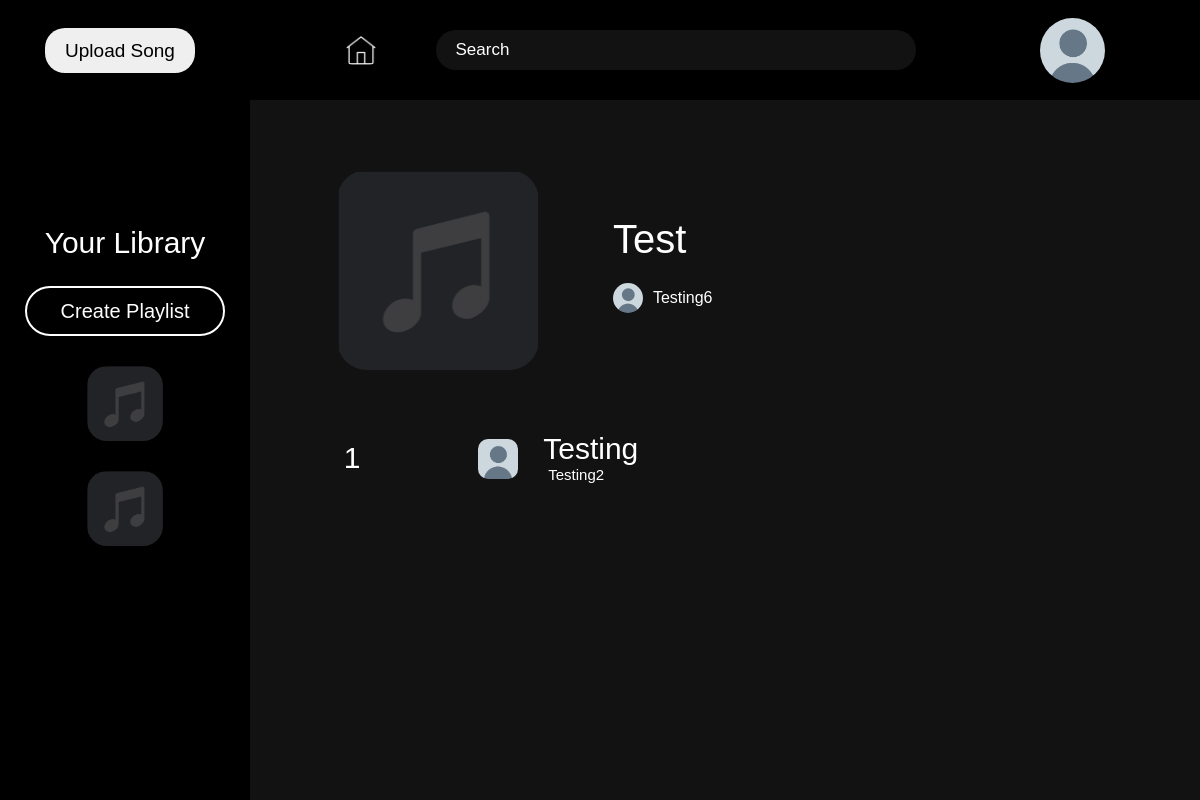
Page /Playlist/1 (signed in) on the committed database.
### app.py (models this page shows)
class Users(db.Model, UserMixin):
    id = db.Column(db.Integer, primary_key=True)
    username = db.Column(db.String(64), nullable=False, unique=True)
    password = db.Column(db.Text, nullable=False)
    pfp = db.Column(db.String(200), default='/static/uploads/default.png')
    is_artist = db.Column(db.Boolean, default=False)

class Playlists(db.Model):
    id = db.Column(db.Integer, primary_key=True)
    playlistname = db.Column(db.String(64), nullable=False)
    playlistpic = db.Column(db.String(200), default='/static/playlistpics/defaultpl.png')
    user_id = db.Column(db.Integer, db.ForeignKey('users.id'))
    user = db.relationship('Users', backref='playlists')
    songs = db.relationship('Songs', secondary=playlist_songs, backref='playlists')

class Songs(db.Model):
    id = db.Column(db.Integer, primary_key=True)
    songname = db.Column(db.String(64), nullable=False)
    audiofile = db.Column(db.String(120), nullable=False)
    genre = db.Column(db.String(64), nullable=False)
    artist_id = db.Column(db.Integer, db.ForeignKey('users.id'), nullable=False, name="fk_songs_users")
    artist = db.relationship('Users', backref='songs')

### app.py (the view)
@app.route('/Playlist/<int:playlist_id>')
@login_required
def playlist(playlist_id):
    playlists = Playlists.query.filter_by(user_id=current_user.id).all()
    playlist = Playlists.query.get_or_404(playlist_id)
    return render_template('pl.html', playlist=playlist, songs=playlist.songs, playlists=playlists)

### app.py (called while the page is built)
@login_manager.user_loader
def load_user(user_id):
    return Users.query.get(int(user_id))

### templates/pl.html (shortened to what this page needs)
<!DOCTYPE html>
<html lang="en">
<head>
        <link href="https://cdn.jsdelivr.net/npm/bootstrap@5.3.8/dist/css/bootstrap.min.css" rel="stylesheet">
    <link rel="stylesheet" href="{{ url_for('static', filename='styles.css')}}">
</head>
<body style="overflow-x : hidden;">
    <nav class="nvb navbar navbar-expand-lg navbar-toggler navbar-dark">
        <div class="container-fluid">
            {% if current_user.is_artist %}
        <div class=" nvb navbar navbar-expand-md container-fluid collapse navbar-collapse" id="navbarContent">
            <div class="leftnvb">
                <button class="upload navbar-brand">Upload Song</button>
            </div>
            <div class="middlenvb">
                <img src="../static/home--v3.png" class="homeicon">
                <input class="searchbar" type="search" name="search" placeholder="Search">
            </div>
            <div class="rightnvb">
                <img src="{{ current_user.pfp }}" class="pfp" alt="Profile Picture">
            </div>
            {% endif %}
            </div>
        </div>
    </nav>
<div class="layout">
    <aside class="sidebar">
        <div class="resizer"></div>
        <h1 class="library">Your Library</h1>
        <button class="createplaylist">Create Playlist</button>
        {% for playlist in playlists %}
        <img src="{{ playlist.playlistpic }}" class="asidepic" title="{{ playlist.playlistname }}" data-id="{{ playlist.id }}">
        {% endfor %}
    </aside>
    <main class="content container-fluid">
        <div class="top container-fluid">
            <img src="{{ playlist.playlistpic}}" class="playlistpfp">
            <div class="namespl">
                <h1 class="playlisttitle">{{ playlist.playlistname }}</h1>
                <div class="rowpl">
                    <img src="{{ playlist.user.pfp }}" class="pfp plpfp">
                    <p class="playlistauthor">{{ playlist.user.username }}</p>
                </div>
            </div>
        </div>
        <ol class="orderedl">
        {% for song in songs %}
            <li class="song-row">
                <span class="listnum">{{ loop.index }}</span>
                <div class="audioCon">
                    <img src="/{{ song.artist.pfp }}" alt="Publisher's PFP" class="ppfp">
                    <div class="names">
                        <h1 class="songname">{{ song.songname }}</h1>
                        <p class="pname">{{ song.artist.username }}</p>
                    </div>
                </div>
            </li>
        {% endfor %}
        </ol>
    </main>
</div>
</body>
</html>

### static/styles.css (style rules this page uses)
html, body { height: 100%; width: 100%; margin: 0; padding: 0; user-select: none; -webkit-user-drag: none; }
body { background-color: #121212; font-family: "Arial"; user-select: none; -webkit-user-drag: none; margin: 0; padding: 0; }
.nvb { height: 100px; width: 100%; display: flex; position: fixed; align-items: center; gap: 55px; justify-content: space-between; padding: 0 20px; top: 0; left: 0; z-index: 100; background-color: black; }
.leftnvb, .middlenvb, .rightnvb { display: flex; align-items: center; }
.rightnvb { justify-content: flex-end; }
.pfp { border-radius: 50%; margin-right: 75px; min-height: 30px; height: 65px; max-height: 65px; z-index: 3; user-select: none; -webkit-user-drag: none; transition: all 0.3s ease; }
.searchbar { height: 40px; width: 480px; border-radius: 30px; font-size: 17px; padding-left: 20px; outline: none; border: none; background-color: #121212; color: white; z-index: 2; }
.searchbar::placeholder { color: white; }
.leftnvb { justify-content: flex-start; }
.upload { margin-left: 25px; height: 45px; width: 150px; font-size: 19px; border-radius: 20px; outline: none; border: none; transition: all 0.3s ease; }
.songname { height: 35px; width: 225px; outline: none; border: none; border-radius: 30px; padding-left: 25px; transition: all 0.3s ease; position: absolute; margin-bottom: 200px; }
.songname::placeholder { color: black; }
.sidebar { min-width: 200px; top: 100px; left: 0; bottom: 0; width: 250px; align-items: stretch; max-width: 400px; height: auto; min-height: 100%; background-color: rgb(0, 0, 0); z-index: 50; position: relative; display: flex; align-items: center; justify-content: flex-start; flex-direction: column; padding: 125px 12px; box-sizing: border-box; margin-right: 25px; flex-shrink: 0; overflow-y: auto; overflow-x: hidden; }
.library { width: 105%; text-align: center; color: white; font-size: 30px; margin: 0; }
.createplaylist { height: 50px; width: 90%; max-width: 200px; font-size: 20px; margin-top: 25px; border: solid white 2px; background-color: transparent; color: white; border-radius: 30px; align-self: center; transition: all 0.3s ease; }
.resizer { top: 0; right: 0; width: 8px; height: 100%; cursor: ew-resize; position: absolute; background-color: transparent; }
.layout { display: flex; align-items: stretch; height: auto; min-height: calc(100dvh - 100px); width: 100%; gap: 20px; }
.audioCon { background-color: #121212; padding: 2.1rem 2.5rem; border-radius: 15px; width: calc(100% - 60px); max-width: 1400px; min-width: 350px; height: 60px; margin: 10px 30px; margin-right: 50px; display: flex; align-items: center; justify-content: flex-start; box-sizing: border-box; transition: all 0.3s ease; }
.orderedl { flex: 1; list-style: none; display: flex; flex-direction: column; width: 100%; height: 100%; }
.ppfp { height: 40px; margin-left: 20px; border-radius: 10px; user-select: none; -webkit-user-drag: none; }
.names { display: flex; align-items: flex-start; justify-content: flex-start; flex-direction: column; margin-bottom: 10px; }
.songname { margin-top: 27px; font-size: 30px; color: white; }
.pname { margin-top: 60px; margin-left: 30px; font-size: 15px; color: white; }
.homeicon { width: 50px; height: 50px; margin-right: 50px; padding: 10px; border-radius: 33%; transition: all 0.3s ease; z-index: 500; user-select: none; -webkit-user-drag: none; }
.asidepic { height: 75px; margin-top: 30px; border-radius: 20px; transition: all 0.3s ease; }
.top { margin-top: 20px; display: flex; align-items: center; gap: 24px; }
.playlistpfp { height: 200px; border-radius: 30px; }
.namespl { color: white; margin-left: 50px; display: flex; flex-direction: column; }
.rowpl { display: flex; align-items: center; justify-content: center; flex-direction: row; }
.playlistauthor { text-align: center; margin-top: 15px; margin-left: 10px; }
.plpfp { height: 5px; margin: 0; }
.content { flex: 1 1 auto; display: flex; flex-direction: column; padding: 150px 30px 30px; }
.song-row { width: 100%; }
.listnum { display: inline-block; width: 40px; text-align: center; color: white; font-size: 30px; transform: translate(-25px, 65px); }

### rows in the picture
Users: pfp (placeholder picture), user.pfp (placeholder picture), user.username "Testing6"
Playlists: playlistpic (placeholder picture), playlistname "Test"
Playlists: playlistpic (placeholder picture)
Songs: artist.pfp (placeholder picture), songname "Testing", artist.username "Testing2"
